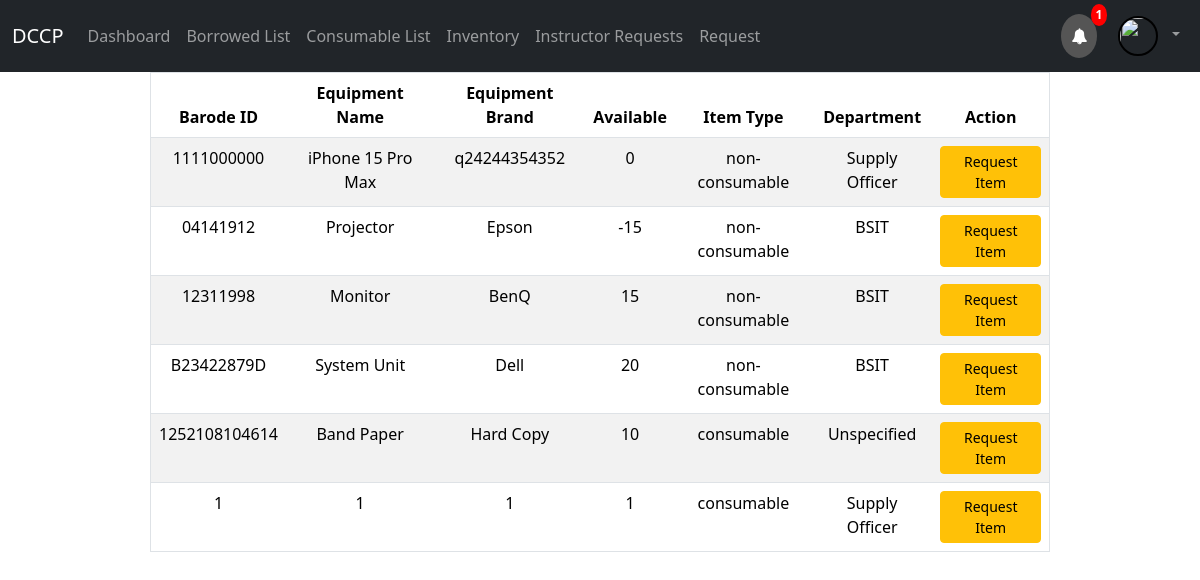
Screenshot of /request_index_ph.php with the database file from the repository.
### tables this page shows
CREATE TABLE `inventory` (
  `id` int(11) NOT NULL,
  `item_code` char(100) NOT NULL,
  `equipment_name` char(100) NOT NULL,
  `equipment_brand` char(100) NOT NULL,
  `equipment_model` char(100) NOT NULL,
  `quantity` int(11) NOT NULL,
  `item_type` text NOT NULL,
  `img` varchar(255) NOT NULL,
  `Locate` text NOT NULL
);

### request_index_ph.php (the view, shortened to what this page needs)
<?php
include_once("config.php");
$name = $_SESSION['username'];
    $rs=mysqli_query($mysqli, "select * from inventory");
?>
<!DOCTYPE html>
<html>
    <head>
    </head>
    <body>
        <link href="https://cdn.jsdelivr.net/npm/bootstrap@5.3.2/dist/css/bootstrap.min.css" rel="stylesheet">
        <?php include 'navigation_user.php'; ?>
        <table class="table table-striped w-75" border="1px" align="center">
            <thead >
                <tr align="center" >
                    <th><b>Barode ID</b></th>
                    <th><b>Equipment Name</b></th>
                    <th><b>Equipment Brand</b></th>
                    <th><b>Available</b></th>
                    <th><b>Item Type</b></th>
                    <th><b>Department</b></th>
                    <th colspan="2"><b>Action</b></th>
                </tr>
            </thead>
            <tbody>
<?php
while ($res = mysqli_fetch_array($rs)) {
    $rt = mysqli_query($mysqli, "SELECT * FROM request WHERE id = " . $res['id']);
    if ($ret = mysqli_fetch_array($rt)) {
        if ($ret['rname'] == $name) {
            echo "<tr align='center'>";
            echo "<td>" . $res['item_code'] . "</td>";
            echo "<td>" . $res['equipment_name'] . "</td>";
            echo "<td>" . $res['equipment_brand'] . "</td>";
            echo "<td>" . $res['quantity'] . "</td>";
            echo "<td>" . $res['item_type'] . "</td>";
            echo "<td>" . $res['Locate'] . "</td>";
            echo "<td><a class='btn btn-sm btn-danger' href='request_item_head.php?id=" . $res['id'] . "&action=cancel'>Cancel Request</a></td>";
            echo "</tr>";
        }
    } else {
        echo "<tr align='center'>";
        echo "<td>" . $res['item_code'] . "</td>";
        echo "<td>" . $res['equipment_name'] . "</td>";
        echo "<td>" . $res['equipment_brand'] . "</td>";
        echo "<td>" . $res['quantity'] . "</td>";
        echo "<td>" . $res['item_type'] . "</td>";
        echo "<td>" . $res['Locate'] . "</td>";
        echo "<td><a class='btn btn-sm btn-warning' href='request_item_amout_head.php?id=" . $res['id'] . "&action=request&quantity=" . $res['quantity'] . "&user_type=user'>Request Item</a></td>";
        echo "</tr>";
    }
}
?>
            </tbody>
        </table>
    </body>
</html>

### request_index_ph.php (style rules this page uses)
body { font-family: Arial, sans-serif; margin: 0; padding: 0; }

### rows the page displays
inventory: item_code "1111000000", equipment_name "iPhone 15 Pro Max", equipment_brand "q24244354352", quantity "0", item_type "non-consumable", Locate "Supply Officer"
inventory: item_code "04141912", equipment_name "Projector", equipment_brand "Epson", quantity "-15", item_type "non-consumable", Locate "BSIT"
inventory: item_code "12311998", equipment_name "Monitor", equipment_brand "BenQ", quantity "15", item_type "non-consumable", Locate "BSIT"
inventory: item_code "B23422879D", equipment_name "System Unit", equipment_brand "Dell", quantity "20", item_type "non-consumable", Locate "BSIT"
inventory: item_code "1252108104614", equipment_name "Band Paper", equipment_brand "Hard Copy", quantity "10", item_type "consumable", Locate "Unspecified"
inventory: item_code "1", equipment_name "1", equipment_brand "1", quantity "1", item_type "consumable", Locate "Supply Officer"

### other values shown
$alerto "1"
